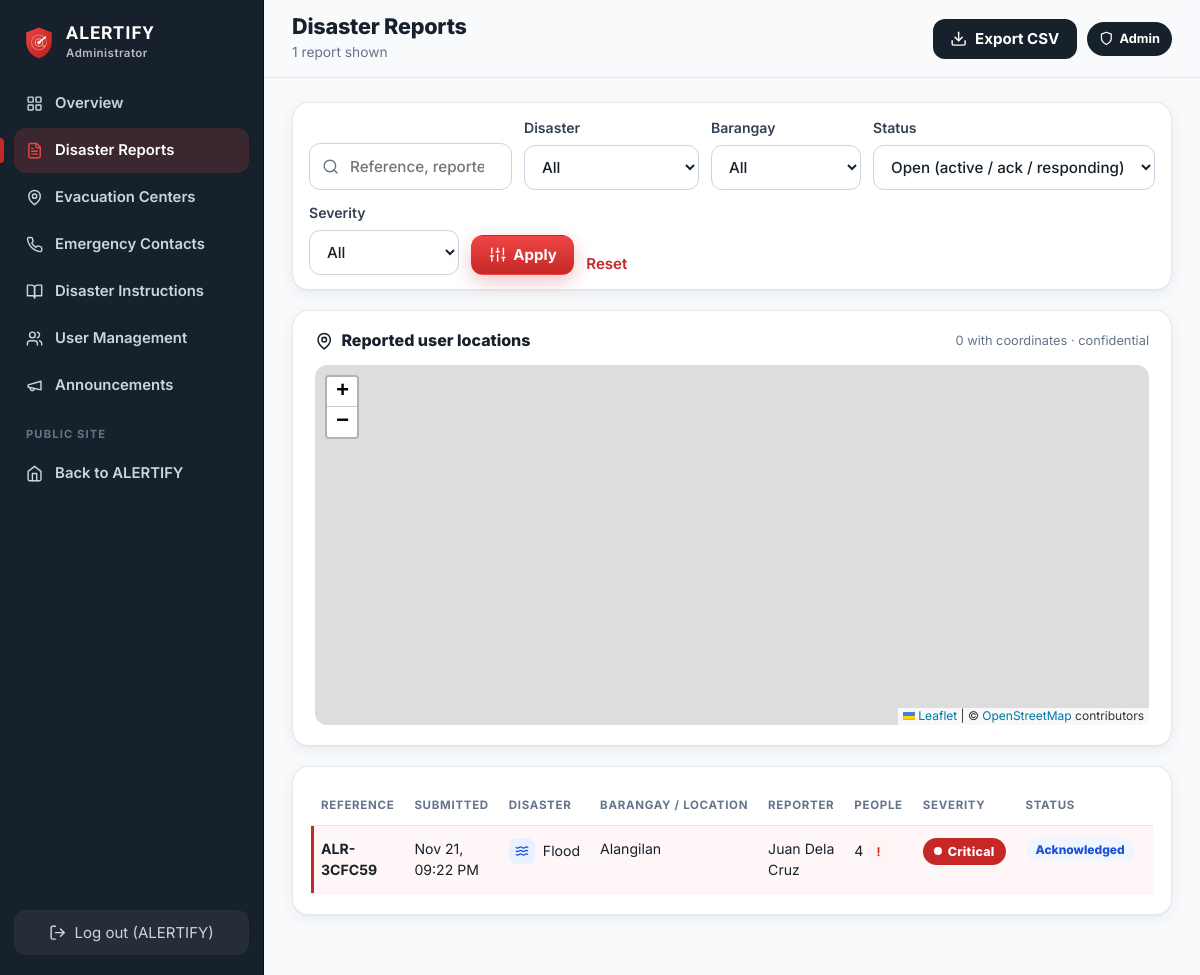
The page /admin/reports?status=open (signed in) on the database its author committed.
### models.py (models this page shows, shortened)
class User(UserMixin, db.Model):
    __tablename__ = "users"
    id = db.Column(db.Integer, primary_key=True)
    full_name = db.Column(db.String(120), nullable=False)
    email = db.Column(db.String(160), unique=True, nullable=False, index=True)
    phone = db.Column(db.String(30))
    barangay = db.Column(db.String(80))
    password_hash = db.Column(db.String(255), nullable=False)
    is_active_account = db.Column(db.Boolean, default=True, nullable=False)
    reset_token = db.Column(db.String(64), index=True)
    reset_expires = db.Column(db.DateTime)
    created_at = db.Column(db.DateTime, default=utcnow)
    last_login = db.Column(db.DateTime)
    reports = db.relationship("DisasterReport", back_populates="user", lazy="dynamic")
    admin_account = db.relationship("AdminAccount", back_populates="user", uselist=False,
                                    foreign_keys="AdminAccount.user_id",
                                    cascade="all, delete-orphan")
    @property
    def is_active(self):  # Flask-Login: blocks deactivated accounts
        return self.is_active_account
    @property
    def is_admin(self):
        return self.admin_account is not None and self.admin_account.active

class DisasterReport(db.Model):
    __tablename__ = "disaster_reports"
    id = db.Column(db.Integer, primary_key=True)
    reference = db.Column(db.String(16), unique=True, index=True)
    user_id = db.Column(db.Integer, db.ForeignKey("users.id"), index=True)
    guest_token = db.Column(db.String(64), index=True)  # for reports made before login
    category_id = db.Column(db.Integer, db.ForeignKey("disaster_categories.id"), nullable=False)
    answers_json = db.Column(db.Text, default="{}")
    barangay = db.Column(db.String(80))
    latitude = db.Column(db.Float)
    longitude = db.Column(db.Float)
    location_accuracy = db.Column(db.Float)
    location_source = db.Column(db.String(20))  # gps | map_pin | manual
    people_count = db.Column(db.Integer, default=1)
    special_assistance = db.Column(db.String(255))
    description = db.Column(db.Text)
    severity = db.Column(db.String(12))       # low|moderate|high|critical
    severity_score = db.Column(db.Integer)
    flags = db.Column(db.String(255))
    instructions_json = db.Column(db.Text)    # snapshot of what ALERTIFY recommended
    recommended_center_id = db.Column(db.Integer, db.ForeignKey("evacuation_centers.id"))
    recommended_distance_km = db.Column(db.Float)
    status = db.Column(db.String(20), default="active")  # active|acknowledged|responding|resolved|closed
    saved = db.Column(db.Boolean, default=False)
    created_at = db.Column(db.DateTime, default=utcnow, index=True)
    updated_at = db.Column(db.DateTime, default=utcnow, onupdate=utcnow)
    user = db.relationship("User", back_populates="reports")
    category = db.relationship("DisasterCategory")
    recommended_center = db.relationship("EvacuationCenter")
    history = db.relationship("ReportHistory", back_populates="report",
                              order_by="ReportHistory.created_at",
                              cascade="all, delete-orphan")

class DisasterCategory(db.Model):
    __tablename__ = "disaster_categories"
    id = db.Column(db.Integer, primary_key=True)
    code = db.Column(db.String(30), unique=True, nullable=False)
    name = db.Column(db.String(60), nullable=False)
    icon = db.Column(db.String(10))
    description = db.Column(db.String(255))
    sort_order = db.Column(db.Integer, default=0)
    active = db.Column(db.Boolean, default=True)

### app.py (the view)
@app.route("/admin/reports")
@admin_required
def admin_reports():
    reports = filtered_reports().limit(300).all()
    brgys = sorted({b for (b,) in db.session.query(DisasterReport.barangay).distinct() if b})
    pins = [{"ref": r.reference, "lat": r.latitude, "lng": r.longitude, "sev": r.severity,
             "cat": r.category.name, "status": r.status} for r in reports if r.latitude is not None]
    return render_template("admin/reports.html", reports=reports, barangays=brgys, statuses=REPORT_STATUSES,
                           pins=pins, args=request.args, city_center=seed_data.CITY_CENTER)

### app.py (called while the page is built, shortened)
@login_manager.user_loader
def load_user(uid):
    return db.session.get(User, int(uid))

def ph_time(dt, fmt="%b %d, %Y %I:%M %p"):
    return (dt + PH_OFFSET).strftime(fmt) if dt else "—"

def csrf_token():
    if "csrf" not in session:
        session["csrf"] = secrets.token_urlsafe(32)
    return session["csrf"]

@app.before_request
def csrf_protect():
    session.permanent = True

@app.after_request
def security_headers(resp):
    resp.headers.setdefault("X-Content-Type-Options", "nosniff")
    resp.headers.setdefault("X-Frame-Options", "SAMEORIGIN")
    resp.headers.setdefault("Referrer-Policy", "strict-origin-when-cross-origin")
    resp.headers.setdefault("Permissions-Policy", "geolocation=(self)")
    return resp

def admin_required(fn):
    @wraps(fn)
    @login_required
    def wrapper(*a, **kw):
        if not current_user.is_admin:
            abort(403)
        return fn(*a, **kw)
    return wrapper

def visible_notifications(limit=None):
    now = utcnow()
    qry = Notification.query.filter(Notification.active.is_(True),
                                    or_(Notification.expires_at.is_(None), Notification.expires_at > now))
    if current_user.is_authenticated and current_user.barangay:
        qry = qry.filter(or_(Notification.barangay.is_(None), Notification.barangay == "",
                             Notification.barangay == current_user.barangay))
    qry = qry.order_by(Notification.created_at.desc())
    return qry.limit(limit).all() if limit else qry.all()

def unread_ids(notes):
    ids = [n.id for n in notes]
    if not ids:
        return set()
    if current_user.is_authenticated:
        read = {r.notification_id for r in NotificationRead.query.filter(
            NotificationRead.user_id == current_user.id, NotificationRead.notification_id.in_(ids))}
        return set(ids) - read
    seen = session.get("notif_seen", 0)
    return {n.id for n in notes if n.id > seen}

@app.context_processor
def inject_globals():
    notes = visible_notifications(limit=8)
    return {
        "categories": DisasterCategory.query.filter_by(active=True).order_by(DisasterCategory.sort_order).all(),
        "primary_contacts": EmergencyContact.query.filter_by(active=True, is_primary=True)
        .order_by(EmergencyContact.sort_order).all(),
        "nav_notifications": notes,
        "nav_unread": unread_ids(notes),
        "severity_labels": engine.SEVERITY_LABELS,
    }

### models.py (called while the page is built)
def utcnow():
    return datetime.now(timezone.utc).replace(tzinfo=None)

### templates/admin/reports.html (shortened to what this page needs)
{% extends "admin/layout.html" %}
{% block head %}<link rel="stylesheet" href="{{ url_for('static', filename='vendor/leaflet-1.9.4/leaflet.css') }}">{% endblock %}
{% block page_title %}Disaster Reports{% endblock %}
{% block page_sub %}<p>{{ reports|length }} report{{ 's' if reports|length != 1 }} shown{% if reports|length == 300 %} (latest 300 — refine filters){% endif %}</p>{% endblock %}
{% block actions %}<a class="btn btn-dark" href="{{ url_for('admin_reports_export', **args) }}">{{ icon('download') }} Export CSV</a>{% endblock %}
{% block content %}
<form class="card filter-bar" method="get">
  <label class="search-field grow">{{ icon('search') }}<input type="search" name="q" value="{{ args.get('q','') }}" placeholder="Reference, reporter, description"></label>
  <label class="field inline"><span>Disaster</span><select name="category"><option value="">All</option></select></label>
  <label class="field inline"><span>Barangay</span><select name="barangay"><option value="">All</option>{% for b in barangays %}<option {{ 'selected' if args.get('barangay') == b }}>{{ b }}</option>{% endfor %}</select></label>
  <label class="field inline"><span>Status</span><select name="status"><option value="open" {{ 'selected' if args.get('status') == 'open' }}>Open (active / ack / responding)</option></select></label>
  <label class="field inline"><span>Severity</span><select name="severity"><option value="">All</option></select></label>
  <button class="btn btn-red">{{ icon('sliders') }} Apply</button>
  <a class="link" href="{{ url_for('admin_reports') }}">Reset</a>
</form>
<section class="card">
  <div class="card-head"><h3>{{ icon('pin') }} Reported user locations</h3><span class="muted tiny">{{ pins|length }} with coordinates · confidential</span></div>
  <div id="rep-map" class="admin-map"></div>
</section>
<section class="card">{% include "admin/_report_table.html" with context %}</section>
{% endblock %}

### templates/admin/layout.html (shortened to what this page needs)
{% extends "base.html" %}
{% import "_macros.html" as m with context %}
{% set anav = [
  ('admin_overview', 'grid', 'Overview'),
  ('admin_reports', 'file', 'Disaster Reports'),
  ('admin_centers', 'pin', 'Evacuation Centers'),
  ('admin_contacts', 'phone', 'Emergency Contacts'),
  ('admin_instructions', 'book', 'Disaster Instructions'),
  ('admin_users', 'users', 'User Management'),
  ('admin_notifications', 'megaphone', 'Announcements'),
] %}
{% block body_class %}app admin{% endblock %}
{% block body %}
<div class="shell">
  <aside class="sidebar sidebar-admin" id="sidebar" aria-label="Admin navigation">
    <a class="brand light" href="{{ url_for('admin_overview') }}">
      <img src="{{ url_for('static', filename='img/logo.svg') }}" alt="" width="34" height="34">
      <span><b>ALERTIFY</b><small>Administrator</small></span>
    </a>
    <nav class="side-nav">
      {% for ep, ic, label in anav %}
        <a href="{{ url_for(ep) }}" class="{{ 'active' if request.endpoint == ep or (request.endpoint and request.endpoint.startswith(ep[:-1])) }}">{{ icon(ic) }}<span>{{ label }}</span></a>
      {% endfor %}
      <div class="side-sep">Public site</div>
      <a href="{{ url_for('dashboard') }}">{{ icon('home') }}<span>Back to ALERTIFY</span></a>
    </nav>
    <form method="post" action="{{ url_for('logout') }}" class="side-logout" data-logout>
      <button type="submit">{{ icon('logout') }} Log out ({{ current_user.full_name.split()[0] }})</button>
    </form>
  </aside>
  <div class="main-col">
    <header class="topbar">
      <div class="topbar-title"><h1>{% block page_title %}{% endblock %}</h1>{% block page_sub %}{% endblock %}</div>
      <div class="topbar-actions">{% block actions %}{% endblock %}<span class="admin-pill">{{ icon('shield') }} Admin</span></div>
    </header>
    <main id="main" class="content">
      {% block content %}{% endblock %}
    </main>
  </div>
</div>
{% endblock %}

### templates/_macros.html (shortened to what this page needs)
{% macro severity_badge(sev) %}
  <span class="sev sev-{{ sev }}"><i></i>{{ severity_labels.get(sev, sev)|default(sev) }}</span>
{% endmacro %}
{% macro status_badge(st) %}
  <span class="status status-{{ st }}">{{ st|capitalize }}</span>
{% endmacro %}

### templates/admin/_report_table.html
{% import "_macros.html" as m with context %}
<div class="table-wrap">
<table class="table">
  <thead><tr><th>Reference</th><th>Submitted</th><th>Disaster</th><th>Barangay / location</th><th>Reporter</th><th>People</th><th>Severity</th><th>Status</th><th></th></tr></thead>
  <tbody>
  {% for r in (reports if reports is defined else recent) %}
    <tr class="{{ 'row-critical' if r.severity == 'critical' and r.status in ['active','acknowledged','responding'] }}">
      <td><b>{{ r.reference }}</b></td>
      <td>{{ r.created_at|ph('%b %d, %I:%M %p') }}</td>
      <td><span class="cat-cell"><span class="hz-ic xs hz-{{ r.category.code }}">{{ icon(r.category.code) }}</span>{{ r.category.name }}</span></td>
      <td>{{ r.barangay or '—' }}{% if r.latitude is not none %}<br><small class="muted">{{ '%.4f'|format(r.latitude) }}, {{ '%.4f'|format(r.longitude) }}</small>{% endif %}</td>
      <td>{{ r.user.full_name if r.user else 'Guest' }}</td>
      <td>{{ r.people_count }}{% if r.special_assistance %} <span class="tag tag-red" title="Needs special assistance">!</span>{% endif %}</td>
      <td>{{ m.severity_badge(r.severity) }}</td>
      <td>{{ m.status_badge(r.status) }}</td>
      <td><a class="btn btn-sm btn-outline" href="{{ url_for('admin_report_detail', rid=r.id) }}">Review</a></td>
    </tr>
  {% else %}
    <tr><td colspan="9" class="muted center">No reports found.</td></tr>
  {% endfor %}
  </tbody>
</table>
</div>

### rows shown on the page
User: full_name "ALERTIFY"
DisasterReport: reference "ALR-3CFC59", created_at|ph "Nov 21, 09:22 PM", category.name "Flood", barangay "Alangilan", user "Juan Dela Cruz", people_count "4", get "Critical", status "Acknowledged"

### other values the page prints
{{ label }} "Overview" "Disaster Reports" "Evacuation Centers" "Emergency Contacts" "Disaster Instructions" "User Management" "Announcements"
{{ reports|length }} "1"
{{ pins|length }} "0"
